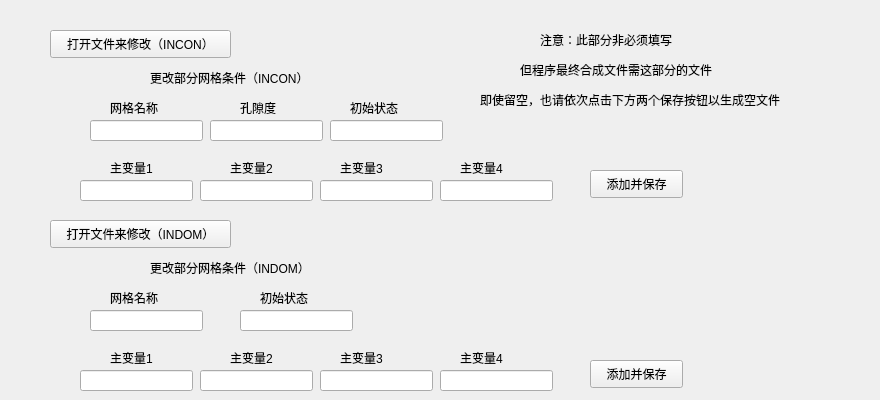
      <widget class="QWidget" name="tab_11">
       <attribute name="title">
        <string>更改部分</string>
       </attribute>
       <widget class="QPushButton" name="pushButton_17">
        <property name="geometry">
         <rect>
          <x>50</x>
          <y>30</y>
          <width>181</width>
          <height>28</height>
         </rect>
        </property>
        <property name="text">
         <string>打开文件来修改（INCON）</string>
        </property>
       </widget>
       <widget class="QLabel" name="label_60">
        <property name="geometry">
         <rect>
          <x>150</x>
          <y>70</y>
          <width>191</width>
          <height>16</height>
         </rect>
        </property>
        <property name="text">
         <string>更改部分网格条件（INCON）</string>
        </property>
       </widget>
       <widget class="QLabel" name="label_61">
        <property name="geometry">
         <rect>
          <x>110</x>
          <y>100</y>
          <width>72</width>
          <height>15</height>
         </rect>
        </property>
        <property name="text">
         <string>网格名称</string>
        </property>
       </widget>
       <widget class="QLabel" name="label_62">
        <property name="geometry">
         <rect>
          <x>240</x>
          <y>100</y>
          <width>72</width>
          <height>15</height>
         </rect>
        </property>
        <property name="text">
         <string>孔隙度</string>
        </property>
       </widget>
       <widget class="QLabel" name="label_63">
        <property name="geometry">
         <rect>
          <x>350</x>
          <y>100</y>
          <width>72</width>
          <height>15</height>
         </rect>
        </property>
        <property name="text">
         <string>初始状态</string>
        </property>
       </widget>
       <widget class="QLineEdit" name="lineEdit_51">
        <property name="geometry">
         <rect>
          <x>90</x>
          <y>120</y>
          <width>113</width>
          <height>21</height>
         </rect>
        </property>
       </widget>
       <widget class="QLineEdit" name="lineEdit_52">
        <property name="geometry">
         <rect>
          <x>210</x>
          <y>120</y>
          <width>113</width>
          <height>21</height>
         </rect>
        </property>
       </widget>
       <widget class="QLineEdit" name="lineEdit_53">
        <property name="geometry">
         <rect>
          <x>330</x>
          <y>120</y>
          <width>113</width>
          <height>21</height>
         </rect>
        </property>
       </widget>
       <widget class="QLabel" name="label_64">
        <property name="geometry">
         <rect>
          <x>110</x>
          <y>160</y>
          <width>72</width>
          <height>15</height>
         </rect>
        </property>
        <property name="text">
         <string>主变量1</string>
        </property>
       </widget>
       <widget class="QLabel" name="label_65">
        <property name="geometry">
         <rect>
          <x>230</x>
          <y>160</y>
          <width>72</width>
          <height>15</height>
         </rect>
        </property>
        <property name="text">
         <string>主变量2</string>
        </property>
       </widget>
       <widget class="QLabel" name="label_66">
        <property name="geometry">
         <rect>
          <x>340</x>
          <y>160</y>
          <width>72</width>
          <height>15</height>
         </rect>
        </property>
        <property name="text">
         <string>主变量3</string>
        </property>
       </widget>
       <widget class="QLabel" name="label_67">
        <property name="geometry">
         <rect>
          <x>460</x>
          <y>160</y>
          <width>72</width>
          <height>15</height>
         </rect>
        </property>
        <property name="text">
         <string>主变量4</string>
        </property>
       </widget>
       <widget class="QLineEdit" name="lineEdit_54">
        <property name="geometry">
         <rect>
          <x>80</x>
          <y>180</y>
          <width>113</width>
          <height>21</height>
         </rect>
        </property>
       </widget>
       <widget class="QLineEdit" name="lineEdit_55">
        <property name="geometry">
         <rect>
          <x>200</x>
          <y>180</y>
          <width>113</width>
          <height>21</height>
         </rect>
        </property>
       </widget>
       <widget class="QLineEdit" name="lineEdit_56">
        <property name="geometry">
         <rect>
          <x>320</x>
          <y>180</y>
          <width>113</width>
          <height>21</height>
         </rect>
        </property>
       </widget>
       <widget class="QLineEdit" name="lineEdit_57">
        <property name="geometry">
         <rect>
          <x>440</x>
          <y>180</y>
          <width>113</width>
          <height>21</height>
         </rect>
        </property>
       </widget>
       <widget class="QPushButton" name="pushButton_18">
        <property name="geometry">
         <rect>
          <x>590</x>
          <y>170</y>
          <width>93</width>
          <height>28</height>
         </rect>
        </property>
        <property name="text">
         <string>添加并保存</string>
        </property>
       </widget>
       <widget class="QPushButton" name="pushButton_19">
        <property name="geometry">
         <rect>
          <x>50</x>
          <y>220</y>
          <width>181</width>
          <height>28</height>
         </rect>
        </property>
        <property name="text">
         <string>打开文件来修改（INDOM）</string>
        </property>
       </widget>
       <widget class="QLabel" name="label_68">
        <property name="geometry">
         <rect>
          <x>150</x>
          <y>260</y>
          <width>191</width>
          <height>16</height>
         </rect>
        </property>
        <property name="text">
         <string>更改部分网格条件（INDOM）</string>
        </property>
       </widget>
       <widget class="QLineEdit" name="lineEdit_58">
        <property name="geometry">
         <rect>
          <x>80</x>
          <y>370</y>
          <width>113</width>
          <height>21</height>
         </rect>
        </property>
       </widget>
       <widget class="QLineEdit" name="lineEdit_59">
        <property name="geometry">
         <rect>
          <x>440</x>
          <y>370</y>
          <width>113</width>
          <height>21</height>
         </rect>
        </property>
       </widget>
       <widget class="QLabel" name="label_69">
        <property name="geometry">
         <rect>
          <x>260</x>
          <y>290</y>
          <width>72</width>
          <height>15</height>
         </rect>
        </property>
        <property name="text">
         <string>初始状态</string>
        </property>
       </widget>
       <widget class="QLabel" name="label_70">
        <property name="geometry">
         <rect>
          <x>110</x>
          <y>290</y>
          <width>72</width>
          <height>15</height>
         </rect>
        </property>
        <property name="text">
         <string>网格名称</string>
        </property>
       </widget>
       <widget class="QLineEdit" name="lineEdit_60">
        <property name="geometry">
         <rect>
          <x>200</x>
          <y>370</y>
          <width>113</width>
          <height>21</height>
         </rect>
        </property>
       </widget>
       <widget class="QLineEdit" name="lineEdit_73">
        <property name="geometry">
         <rect>
          <x>90</x>
          <y>310</y>
          <width>113</width>
          <height>21</height>
         </rect>
        </property>
       </widget>
       <widget class="QLabel" name="label_71">
        <property name="geometry">
         <rect>
          <x>230</x>
          <y>350</y>
          <width>72</width>
          <height>15</height>
         </rect>
        </property>
        <property name="text">
         <string>主变量2</string>
        </property>
       </widget>
       <widget class="QLineEdit" name="lineEdit_74">
        <property name="geometry">
         <rect>
          <x>320</x>
          <y>370</y>
          <width>113</width>
          <height>21</height>
         </rect>
        </property>
       </widget>
       <widget class="QLineEdit" name="lineEdit_75">
        <property name="geometry">
         <rect>
          <x>240</x>
          <y>310</y>
          <width>113</width>
          <height>21</height>
         </rect>
        </property>
       </widget>
       <widget class="QLabel" name="label_72">
        <property name="geometry">
         <rect>
          <x>110</x>
          <y>350</y>
          <width>72</width>
          <height>15</height>
         </rect>
        </property>
        <property name="text">
         <string>主变量1</string>
        </property>
       </widget>
       <widget class="QLabel" name="label_73">
        <property name="geometry">
         <rect>
          <x>460</x>
          <y>350</y>
          <width>72</width>
          <height>15</height>
         </rect>
        </property>
        <property name="text">
         <string>主变量4</string>
        </property>
       </widget>
       <widget class="QLabel" name="label_74">
        <property name="geometry">
         <rect>
          <x>340</x>
          <y>350</y>
          <width>72</width>
          <height>15</height>
         </rect>
        </property>
        <property name="text">
         <string>主变量3</string>
        </property>
       </widget>
       <widget class="QPushButton" name="pushButton_20">
        <property name="geometry">
         <rect>
          <x>590</x>
          <y>360</y>
          <width>93</width>
          <height>28</height>
         </rect>
        </property>
        <property name="text">
         <string>添加并保存</string>
        </property>
       </widget>
       <widget class="QLabel" name="label_114">
        <property name="geometry">
         <rect>
          <x>540</x>
          <y>30</y>
          <width>171</width>
          <height>20</height>
         </rect>
        </property>
        <property name="text">
         <string>注意：此部分非必须填写</string>
        </property>
       </widget>
       <widget class="QLabel" name="label_115">
        <property name="geometry">
         <rect>
          <x>480</x>
          <y>90</y>
          <width>391</width>
          <height>20</height>
         </rect>
        </property>
        <property name="text">
         <string>即使留空，也请依次点击下方两个保存按钮以生成空文件</string>
        </property>
       </widget>
       <widget class="QLabel" name="label_116">
        <property name="geometry">
         <rect>
          <x>520</x>
          <y>60</y>
          <width>241</width>
          <height>20</height>
         </rect>
        </property>
        <property name="text">
         <string>但程序最终合成文件需这部分的文件</string>
        </property>
       </widget>
      </widget>
